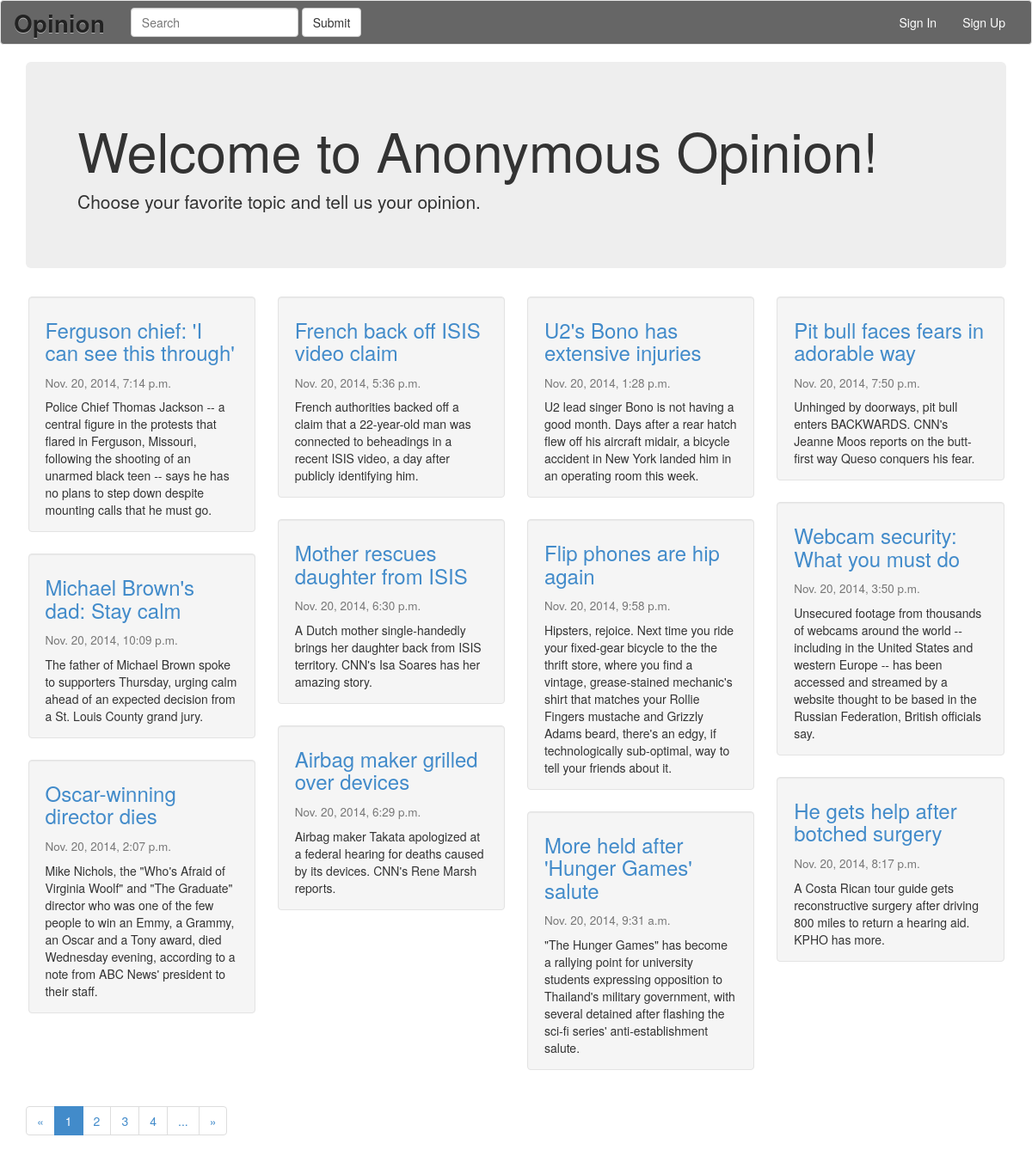
The page / on the database its author committed.
### appopinion/models.py (models this page shows)
class Topic(models.Model):
    title = models.CharField(max_length=255)
    date = models.DateTimeField('date published')
    content = models.TextField()
    url = models.CharField(max_length=255)
    source = models.CharField(max_length=255)
    likecount = models.BigIntegerField(default=0)

### appopinion/views.py (the view)
# urls.py: url(r'^$', views.index, name='index'),
def index(request):
    page_str = '1'
    search_str = request.GET.get('search')
    if search_str is not None:
        topics = Topic.objects.filter(
                                            Q(title__contains=search_str) |
                                            Q(content__contains=search_str) |
                                            Q(url__contains=search_str) |
                                            Q(source__contains=search_str)
                                        )
    else:
        topics = Topic.objects.all()
        page_str = request.GET.get('page')
    return rederIndexPage(request, topics, page_str)

### appopinion/template/appopinion/base.html (shortened to what this page needs)
{% load staticfiles %}
{% load dajaxice_templatetags %}
<!DOCTYPE html>
<html lang="en">
<head>
    <link rel="stylesheet" type="text/css" href="{% static 'appopinion/bootstrap.min.css' %}">
    <link rel="stylesheet" type="text/css" href="{% static 'appopinion/opinion.css' %}">
</head>
<body>
<nav class="navbar navbar-default" role="navigation" style="background-color: #666;">
  <div class="container-fluid">
    <div class="navbar-header">
      <a class="navbar-brand" href="/" style="font-size:2em; color:#222; text-shadow:0px 1px 0px rgba(255,255,255,.5);"><b>Opinion</b>  </a>
    </div>
    <div class="collapse navbar-collapse" id="bs-example-navbar-collapse-1">
      <form class="navbar-form navbar-left" role="search">
        <div class="form-group">
          <input type="text" class="form-control" name="search" placeholder="Search">
        </div>
        <button type="submit" class="btn btn-default">Submit</button>
      </form>
      <ul class="nav navbar-nav navbar-right">
        {% if user.is_authenticated %}
          <li><a style="color:#eee">You are signed in as <b>{{user.username}}</b></a></li>
          <li><a style="color:#eee" href="/signout/">Sign Out</a></li>
        {% else %}
          <li><a style="color:#fff" href="/signin/">Sign In</a></li>
          <li><a style="color:#fff" href="/signup/">Sign Up</a></li>
        {% endif %}
      </ul>
    </div>
  </div>
</nav>
{% block content %}
<div class="container">
  	<div class="row">
  		<div class="container">
  		<div class="jumbotron">
  			<h1>Welcome to Anonymous Opinion!</h1>
  			<p>Choose your favorite topic and tell us your opinion.</p>
		</div>
		</div>
	</div>
	<div class="pinrow">
	{% for topic in topic_list %}
      <div class="item">
        <div class="well">
          <a href="topic_id={{topic.id }}"><h3>{{ topic.title | truncatewords:20 }}<br>
          <h4><small>{{ topic.date }}</small></h4></h3></a>
          <p> {{ topic.content | truncatewords:50}}</p>
        </div>
      </div>
 	{% endfor %}
	</div>
    <nav>
      <ul class="pagination">
        <li {% if page_prev < 1 %}class=""{% endif %}>
            <a {% if page_prev > 0 %}href="?/page={{ page_prev }}"{% endif %}><span aria-hidden="true">&laquo;</span><span class="sr-only">Previous</span></a>
        </li>
        {% for p in page_names %}
            <li
                {% ifequal p page %}
                    class="active"
                {% endifequal %}
            >
                <a href="
                    {% ifequal p '...' %}
                        #
                    {% else %}
                        ?page={{ p }}
                    {% endifequal %}
                    ">
                    {{ p }}
                </a>
            </li>
        {% endfor %}
        <li {% if page < 1 %}class="disabled"{% endif %}>
            <a {% if page_next > 0 %}href="?page={{ page_next }}"{% endif %}><span aria-hidden="true">&raquo;</span><span class="sr-only">Next</span></a>
        </li>
      </ul>
    </nav>
</div>
{% endblock %}
</body>
</html>

### appopinion/static/appopinion/opinion.css (style rules this page uses)
.pinrow { -moz-column-width: 16em; -webkit-column-width: 16em; -moz-column-gap: 1.5em; -webkit-column-gap: 1.5em; display: block; }
.item { display: inline-block; padding: .25rem; width: 100%; }
.well { padding-top: 5px; padding-bottom: 5px; position: relative; display: block; }

### rows shown on the page
Topic: title "Ferguson chief: 'I can see this through'", date "Nov. 20, 2014, 7:14 p.m.", content "Police Chief Thomas Jackson -- a central figure in the protests that flared in Ferguson, Missouri, following the shooting of an unarmed black teen -- says he has no plans to step down despite mounting calls that he must go."
Topic: title "Michael Brown's dad: Stay calm", date "Nov. 20, 2014, 10:09 p.m.", content "The father of Michael Brown spoke to supporters Thursday, urging calm ahead of an expected decision from a St. Louis County grand jury."
Topic: title "Oscar-winning director dies", date "Nov. 20, 2014, 2:07 p.m.", content "Mike Nichols, the \"Who's Afraid of Virginia Woolf\" and \"The Graduate\" director who was one of the few people to win an Emmy, a Grammy, an Oscar and a Tony award, died Wednesday evening, according to a note from ABC News' president to their staff."
Topic: title "French back off ISIS video claim", date "Nov. 20, 2014, 5:36 p.m.", content "French authorities backed off a claim that a 22-year-old man was connected to beheadings in a recent ISIS video, a day after publicly identifying him."
Topic: title "Mother rescues daughter from ISIS", date "Nov. 20, 2014, 6:30 p.m.", content "A Dutch mother single-handedly brings her daughter back from ISIS territory. CNN's Isa Soares has her amazing story."
Topic: title "Airbag maker grilled over devices", date "Nov. 20, 2014, 6:29 p.m.", content "Airbag maker Takata apologized at a federal hearing for deaths caused by its devices. CNN's Rene Marsh reports."
Topic: title "U2's Bono has extensive injuries", date "Nov. 20, 2014, 1:28 p.m.", content "U2 lead singer Bono is not having a good month. Days after a rear hatch flew off his aircraft midair, a bicycle accident in New York landed him in an operating room this week."
Topic: title "Flip phones are hip again", date "Nov. 20, 2014, 9:58 p.m.", content "Hipsters, rejoice. Next time you ride your fixed-gear bicycle to the the thrift store, where you find a vintage, grease-stained mechanic's shirt that matches your Rollie Fingers mustache and Grizzly Adams beard, there's an edgy, if technologically sub-optimal, way to tell your friends about it."
Topic: title "More held after 'Hunger Games' salute", date "Nov. 20, 2014, 9:31 a.m.", content "\"The Hunger Games\" has become a rallying point for university students expressing opposition to Thailand's military government, with several detained after flashing the sci-fi series' anti-establishment salute."
Topic: title "Pit bull faces fears in adorable way", date "Nov. 20, 2014, 7:50 p.m.", content "Unhinged by doorways, pit bull enters BACKWARDS. CNN's Jeanne Moos reports on the butt-first way Queso conquers his fear."
Topic: title "Webcam security: What you must do", date "Nov. 20, 2014, 3:50 p.m.", content "Unsecured footage from thousands of webcams around the world -- including in the United States and western Europe -- has been accessed and streamed by a website thought to be based in the Russian Federation, British officials say."
Topic: title "He gets help after botched surgery", date "Nov. 20, 2014, 8:17 p.m.", content "A Costa Rican tour guide gets reconstructive surgery after driving 800 miles to return a hearing aid. KPHO has more."

### other values the page prints
{{ p }} "1" "2" "3" "4" "..."
